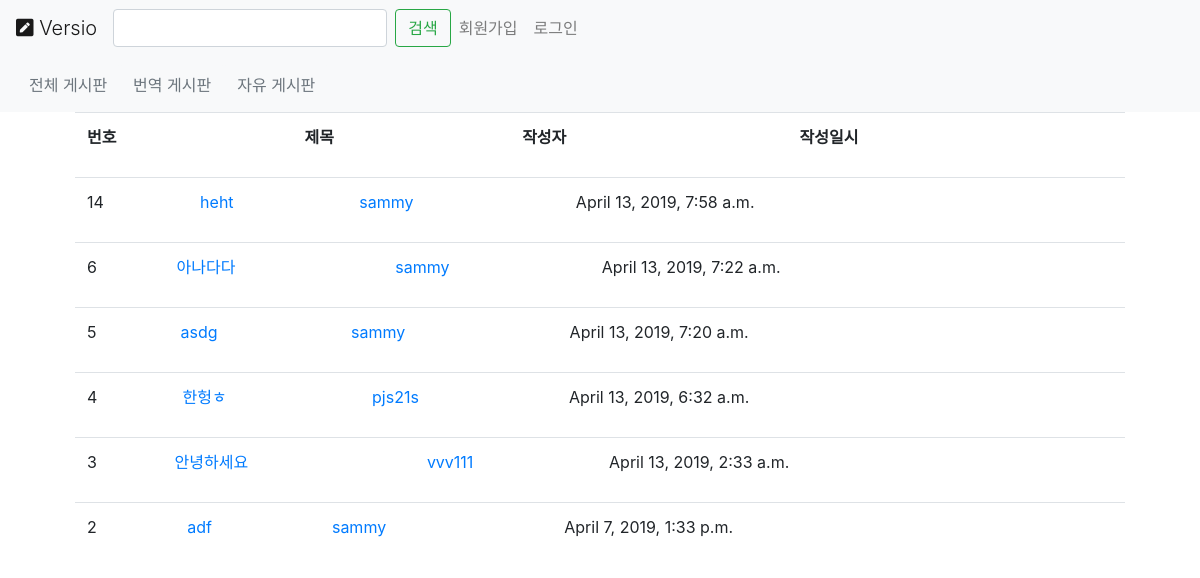
The app's page /posts/, older data.
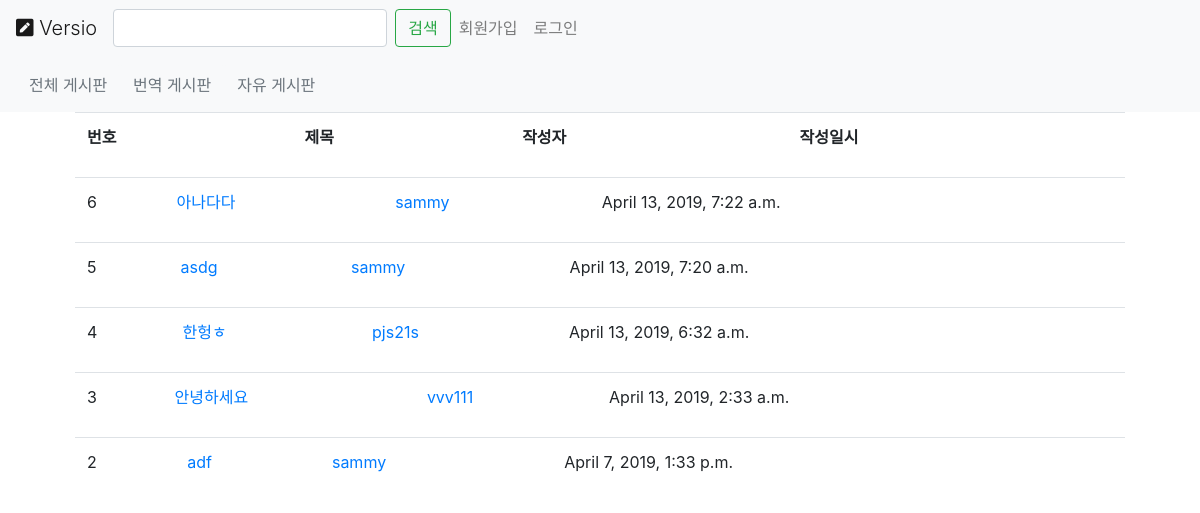
The same page, newer data.
### posts/models.py (models this page shows, shortened)
class Post(models.Model):
    user = models.ForeignKey(User, on_delete=models.CASCADE)
    created_at = models.DateTimeField(auto_now=True)
    text = RichTextField()
    title = models.CharField(max_length=100)
    class Meta:
        ordering = ["-created_at"]
        unique_together = ["title"]

### posts/views.py (the view)
# urls.py: path('', views.PostList.as_view(), name="all"),
class PostList(generic.ListView):
    model = models.Post

### posts/templates/posts/post_list.html
{% extends "posts/post_base.html" %}
{% block post_content %}
<div class="col-lg">
	<div class="table-responsive">
		<table class="table">
		<thaed>
			<tr>
			<th scope="col">번호</th>
			<th scope="col">제목</th>
			<th scope="col">작성자</th>
			<th scope="col">작성일시</th>
			</tr>
		</thaed>
		</table>
	</div>
	{% for post in post_list %}
        {% include "posts/_post.html" %}
	{% endfor %}
</div>
{% endblock %}

### posts/templates/posts/_post.html
<div class="table-responsive">
    <table class="table">
    <tbody>
        <tr scope="row">
          <td>{{post.id}}</td>
          <td><a href="{% url 'posts:single' username=post.user.username pk=post.pk %}">{{post.title}}</a></td>
          <td><a href="{% url 'posts:for_user' username=post.user.username %}">{{post.user.username}}</a></td>
          <td><time class="time">{{ post.created_at }}</time></td>
        </tr>
    </tbody>
    </table>
</div>

Row changes from the older to the newer data that the page shows:
removed Post: id "14", title "heht", user.username "sammy", created_at "April 13, 2019, 7:58 a.m."
